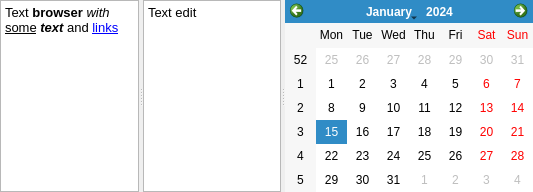
             <widget class="QSplitter" name="splitter">
              <property name="orientation">
               <enum>Qt::Horizontal</enum>
              </property>
              <widget class="QTextBrowser" name="textBrowser">
               <property name="undoRedoEnabled">
                <bool>true</bool>
               </property>
               <property name="html">
                <string notr="true">&lt;!DOCTYPE HTML PUBLIC &quot;-//W3C//DTD HTML 4.0//EN&quot; &quot;http://www.w3.org/TR/REC-html40/strict.dtd&quot;&gt;
&lt;html&gt;&lt;head&gt;&lt;meta name=&quot;qrichtext&quot; content=&quot;1&quot; /&gt;&lt;meta charset=&quot;utf-8&quot; /&gt;&lt;style type=&quot;text/css&quot;&gt;
p, li { white-space: pre-wrap; }
hr { height: 1px; border-width: 0; }
li.unchecked::marker { content: &quot;\2610&quot;; }
li.checked::marker { content: &quot;\2612&quot;; }
&lt;/style&gt;&lt;/head&gt;&lt;body style=&quot; font-family:'Noto Sans'; font-size:10pt; font-weight:400; font-style:normal;&quot;&gt;
&lt;p style=&quot; margin-top:0px; margin-bottom:0px; margin-left:0px; margin-right:0px; -qt-block-indent:0; text-indent:0px;&quot;&gt;&lt;span style=&quot; font-family:'MS Shell Dlg 2';&quot;&gt;Text &lt;/span&gt;&lt;span style=&quot; font-family:'MS Shell Dlg 2'; font-weight:600;&quot;&gt;browser&lt;/span&gt;&lt;span style=&quot; font-family:'MS Shell Dlg 2';&quot;&gt; &lt;/span&gt;&lt;span style=&quot; font-family:'MS Shell Dlg 2'; font-style:italic;&quot;&gt;with&lt;/span&gt;&lt;span style=&quot; font-family:'MS Shell Dlg 2';&quot;&gt; &lt;/span&gt;&lt;span style=&quot; font-family:'MS Shell Dlg 2'; text-decoration: underline;&quot;&gt;some&lt;/span&gt;&lt;span style=&quot; font-family:'MS Shell Dlg 2';&quot;&gt; &lt;/span&gt;&lt;span style=&quot; font-family:'MS Shell Dlg 2'; font-weight:600; font-style:italic;&quot;&gt;text &lt;/span&gt;&lt;span style=&quot; font-family:'MS Shell Dlg 2';&quot;&gt;and &lt;/span&gt;&lt;a href=&quot;http://google.com&quot;&gt;&lt;span style=&quot; font-family:'MS Shell Dlg 2'; text-decoration: underline; color:#0000ff;&quot;&gt;links&lt;/span&gt;&lt;/a&gt;&lt;/p&gt;&lt;/body&gt;&lt;/html&gt;</string>
               </property>
               <property name="openLinks">
                <bool>false</bool>
               </property>
              </widget>
              <widget class="QTextEdit" name="textEdit">
               <property name="html">
                <string notr="true">&lt;!DOCTYPE HTML PUBLIC &quot;-//W3C//DTD HTML 4.0//EN&quot; &quot;http://www.w3.org/TR/REC-html40/strict.dtd&quot;&gt;
&lt;html&gt;&lt;head&gt;&lt;meta name=&quot;qrichtext&quot; content=&quot;1&quot; /&gt;&lt;meta charset=&quot;utf-8&quot; /&gt;&lt;style type=&quot;text/css&quot;&gt;
p, li { white-space: pre-wrap; }
hr { height: 1px; border-width: 0; }
li.unchecked::marker { content: &quot;\2610&quot;; }
li.checked::marker { content: &quot;\2612&quot;; }
&lt;/style&gt;&lt;/head&gt;&lt;body style=&quot; font-family:'Noto Sans'; font-size:10pt; font-weight:400; font-style:normal;&quot;&gt;
&lt;p style=&quot; margin-top:0px; margin-bottom:0px; margin-left:0px; margin-right:0px; -qt-block-indent:0; text-indent:0px;&quot;&gt;&lt;span style=&quot; font-family:'MS Shell Dlg 2';&quot;&gt;Text edit&lt;/span&gt;&lt;/p&gt;&lt;/body&gt;&lt;/html&gt;</string>
               </property>
              </widget>
              <widget class="QCalendarWidget" name="calendarWidget"/>
             </widget>
